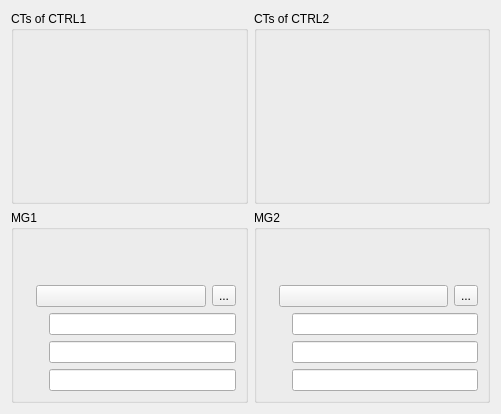
<?xml version="1.0" encoding="UTF-8"?>
<ui version="4.0">
 <class>Form</class>
 <widget class="QWidget" name="Form">
  <property name="geometry">
   <rect>
    <x>0</x>
    <y>0</y>
    <width>501</width>
    <height>414</height>
   </rect>
  </property>
  <property name="windowTitle">
   <string>Form</string>
  </property>
  <layout class="QGridLayout" name="gridLayout_2">
   <item row="0" column="2">
    <widget class="QGroupBox" name="groupBox">
     <property name="title">
      <string>CTs of CTRL1</string>
     </property>
     <layout class="QGridLayout" name="gridLayout">
      <item row="0" column="0">
       <widget class="TaurusLabel" name="taurusLabel">
        <property name="model">
         <string>expchan/dummyctctrl1/1/value?configuration=dev_alias</string>
        </property>
        <property name="bgRole">
         <string>none</string>
        </property>
       </widget>
      </item>
      <item row="0" column="2">
       <widget class="TaurusLabel" name="taurusLabel_2">
        <property name="model">
         <string>expchan/dummyctctrl1/1/value</string>
        </property>
       </widget>
      </item>
      <item row="0" column="3">
       <widget class="TaurusLed" name="taurusLed_2">
        <property name="model">
         <string>expchan/dummyctctrl1/1/state</string>
        </property>
       </widget>
      </item>
      <item row="1" column="0">
       <widget class="TaurusLabel" name="taurusLabel_3">
        <property name="model">
         <string>expchan/dummyctctrl1/2/value?configuration=dev_alias</string>
        </property>
        <property name="bgRole">
         <string>none</string>
        </property>
       </widget>
      </item>
      <item row="1" column="2">
       <widget class="TaurusLabel" name="taurusLabel_4">
        <property name="model">
         <string>expchan/dummyctctrl1/2/value</string>
        </property>
       </widget>
      </item>
      <item row="1" column="3">
       <widget class="TaurusLed" name="taurusLed_3">
        <property name="model">
         <string>expchan/dummyctctrl1/2/state</string>
        </property>
       </widget>
      </item>
      <item row="2" column="0">
       <widget class="TaurusLabel" name="taurusLabel_5">
        <property name="model">
         <string>expchan/dummyctctrl1/3/value?configuration=dev_alias</string>
        </property>
        <property name="bgRole">
         <string>none</string>
        </property>
       </widget>
      </item>
      <item row="2" column="2">
       <widget class="TaurusLabel" name="taurusLabel_6">
        <property name="model">
         <string>expchan/dummyctctrl1/3/value</string>
        </property>
       </widget>
      </item>
      <item row="2" column="3">
       <widget class="TaurusLed" name="taurusLed_4">
        <property name="model">
         <string>expchan/dummyctctrl1/3/state</string>
        </property>
       </widget>
      </item>
      <item row="3" column="0">
       <widget class="TaurusLabel" name="taurusLabel_7">
        <property name="model">
         <string>expchan/dummyctctrl1/4/value?configuration=dev_alias</string>
        </property>
        <property name="bgRole">
         <string>none</string>
        </property>
       </widget>
      </item>
      <item row="3" column="2">
       <widget class="TaurusLabel" name="taurusLabel_8">
        <property name="model">
         <string>expchan/dummyctctrl1/4/value</string>
        </property>
       </widget>
      </item>
      <item row="3" column="3">
       <widget class="TaurusLed" name="taurusLed_5">
        <property name="model">
         <string>expchan/dummyctctrl1/4/state</string>
        </property>
       </widget>
      </item>
      <item row="4" column="0">
       <widget class="TaurusLabel" name="taurusLabel_9">
        <property name="model">
         <string>expchan/dummyctctrl1/5/value?configuration=dev_alias</string>
        </property>
        <property name="bgRole">
         <string>none</string>
        </property>
       </widget>
      </item>
      <item row="4" column="2">
       <widget class="TaurusLabel" name="taurusLabel_10">
        <property name="model">
         <string>expchan/dummyctctrl1/5/value</string>
        </property>
       </widget>
      </item>
      <item row="4" column="3">
       <widget class="TaurusLed" name="taurusLed_6">
        <property name="model">
         <string>expchan/dummyctctrl1/5/state</string>
        </property>
       </widget>
      </item>
      <item row="5" column="0">
       <widget class="TaurusLabel" name="taurusLabel_11">
        <property name="model">
         <string>expchan/dummyctctrl1/6/value?configuration=dev_alias</string>
        </property>
        <property name="bgRole">
         <string>none</string>
        </property>
       </widget>
      </item>
      <item row="5" column="2">
       <widget class="TaurusLabel" name="taurusLabel_12">
        <property name="model">
         <string>expchan/dummyctctrl1/6/value</string>
        </property>
       </widget>
      </item>
      <item row="5" column="3">
       <widget class="TaurusLed" name="taurusLed_7">
        <property name="model">
         <string>expchan/dummyctctrl1/6/state</string>
        </property>
       </widget>
      </item>
     </layout>
    </widget>
   </item>
   <item row="0" column="3">
    <widget class="QGroupBox" name="groupBox_2">
     <property name="title">
      <string>CTs of CTRL2</string>
     </property>
     <layout class="QGridLayout" name="gridLayout_3" columnstretch="0,0,0,0">
      <item row="0" column="0">
       <widget class="TaurusLabel" name="taurusLabel_13">
        <property name="model">
         <string>expchan/dummyctctrl2/1/value?configuration=dev_alias</string>
        </property>
        <property name="bgRole">
         <string>none</string>
        </property>
       </widget>
      </item>
      <item row="0" column="2">
       <widget class="TaurusLabel" name="taurusLabel_14">
        <property name="model">
         <string>expchan/dummyctctrl2/1/value</string>
        </property>
       </widget>
      </item>
      <item row="0" column="3">
       <widget class="TaurusLed" name="taurusLed_8">
        <property name="model">
         <string>expchan/dummyctctrl2/1/state</string>
        </property>
       </widget>
      </item>
      <item row="1" column="0">
       <widget class="TaurusLabel" name="taurusLabel_15">
        <property name="model">
         <string>expchan/dummyctctrl2/2/value?configuration=dev_alias</string>
        </property>
        <property name="bgRole">
         <string>none</string>
        </property>
       </widget>
      </item>
      <item row="1" column="2">
       <widget class="TaurusLabel" name="taurusLabel_16">
        <property name="model">
         <string>expchan/dummyctctrl2/2/value</string>
        </property>
       </widget>
      </item>
      <item row="1" column="3">
       <widget class="TaurusLed" name="taurusLed_9">
        <property name="model">
         <string>expchan/dummyctctrl2/2/state</string>
        </property>
       </widget>
      </item>
      <item row="2" column="0">
       <widget class="TaurusLabel" name="taurusLabel_17">
        <property name="model">
         <string>expchan/dummyctctrl2/3/value?configuration=dev_alias</string>
        </property>
        <property name="bgRole">
         <string>none</string>
        </property>
       </widget>
      </item>
      <item row="2" column="2">
       <widget class="TaurusLabel" name="taurusLabel_18">
        <property name="model">
         <string>expchan/dummyctctrl2/3/value</string>
        </property>
       </widget>
      </item>
      <item row="2" column="3">
       <widget class="TaurusLed" name="taurusLed_10">
        <property name="model">
         <string>expchan/dummyctctrl2/3/state</string>
        </property>
       </widget>
      </item>
      <item row="3" column="0">
       <widget class="TaurusLabel" name="taurusLabel_19">
        <property name="model">
         <string>expchan/dummyctctrl2/4/value?configuration=dev_alias</string>
        </property>
        <property name="bgRole">
         <string>none</string>
        </property>
       </widget>
      </item>
      <item row="3" column="2">
       <widget class="TaurusLabel" name="taurusLabel_20">
        <property name="model">
         <string>expchan/dummyctctrl2/4/value</string>
        </property>
       </widget>
      </item>
      <item row="3" column="3">
       <widget class="TaurusLed" name="taurusLed_11">
        <property name="model">
         <string>expchan/dummyctctrl2/4/state</string>
        </property>
       </widget>
      </item>
      <item row="4" column="0">
       <widget class="TaurusLabel" name="taurusLabel_21">
        <property name="model">
         <string>expchan/dummyctctrl2/5/value?configuration=dev_alias</string>
        </property>
        <property name="bgRole">
         <string>none</string>
        </property>
       </widget>
      </item>
      <item row="4" column="2">
       <widget class="TaurusLabel" name="taurusLabel_22">
        <property name="model">
         <string>expchan/dummyctctrl2/5/value</string>
        </property>
       </widget>
      </item>
      <item row="4" column="3">
       <widget class="TaurusLed" name="taurusLed_12">
        <property name="model">
         <string>expchan/dummyctctrl2/5/state</string>
        </property>
       </widget>
      </item>
      <item row="5" column="0">
       <widget class="TaurusLabel" name="taurusLabel_23">
        <property name="model">
         <string>expchan/dummyctctrl2/6/value?configuration=dev_alias</string>
        </property>
        <property name="bgRole">
         <string>none</string>
        </property>
       </widget>
      </item>
      <item row="5" column="2">
       <widget class="TaurusLabel" name="taurusLabel_24">
        <property name="model">
         <string>expchan/dummyctctrl2/6/value</string>
        </property>
       </widget>
      </item>
      <item row="5" column="3">
       <widget class="TaurusLed" name="taurusLed_13">
        <property name="model">
         <string>expchan/dummyctctrl2/6/state</string>
        </property>
       </widget>
      </item>
     </layout>
    </widget>
   </item>
   <item row="1" column="3">
    <widget class="QGroupBox" name="groupBox_4">
     <property name="title">
      <string>MG2</string>
     </property>
     <layout class="QGridLayout" name="gridLayout_5">
      <item row="0" column="0" colspan="3">
       <widget class="TaurusLabel" name="taurusLabel_26">
        <property name="model">
         <string>mntgrp/v3/mg2/elementlist</string>
        </property>
        <property name="bgRole">
         <string>none</string>
        </property>
       </widget>
      </item>
      <item row="1" column="0">
       <widget class="TaurusLed" name="taurusLed_14">
        <property name="model">
         <string>mntgrp/v3/mg2/state</string>
        </property>
       </widget>
      </item>
      <item row="2" column="0">
       <widget class="TaurusLabel" name="taurusLabel_29">
        <property name="model">
         <string>mntgrp/v3/mg2/integrationtime?configuration=label</string>
        </property>
        <property name="bgRole">
         <string>none</string>
        </property>
       </widget>
      </item>
      <item row="2" column="1">
       <widget class="TaurusLabel" name="taurusLabel_30">
        <property name="model">
         <string>mntgrp/v3/mg2/integrationtime</string>
        </property>
       </widget>
      </item>
      <item row="2" column="2">
       <widget class="TaurusValueLineEdit" name="taurusValueLineEdit_2">
        <property name="model">
         <string>mntgrp/v3/mg2/integrationtime</string>
        </property>
       </widget>
      </item>
      <item row="3" column="0">
       <widget class="TaurusLabel" name="taurusLabel_33">
        <property name="model">
         <string>mntgrp/v3/mg2/monitorcount?configuration=label</string>
        </property>
        <property name="bgRole">
         <string>none</string>
        </property>
       </widget>
      </item>
      <item row="3" column="1">
       <widget class="TaurusLabel" name="taurusLabel_34">
        <property name="model">
         <string>mntgrp/v3/mg2/monitorcount</string>
        </property>
       </widget>
      </item>
      <item row="3" column="2">
       <widget class="TaurusValueLineEdit" name="taurusValueLineEdit_4">
        <property name="model">
         <string>mntgrp/v3/mg2/monitorcount</string>
        </property>
       </widget>
      </item>
      <item row="4" column="0">
       <widget class="TaurusLabel" name="taurusLabel_37">
        <property name="model">
         <string>mntgrp/v3/mg2/acquisitionmode?configuration=label</string>
        </property>
        <property name="bgRole">
         <string>none</string>
        </property>
       </widget>
      </item>
      <item row="4" column="1">
       <widget class="TaurusLabel" name="taurusLabel_38">
        <property name="model">
         <string>mntgrp/v3/mg2/acquisitionmode</string>
        </property>
       </widget>
      </item>
      <item row="4" column="2">
       <widget class="TaurusValueLineEdit" name="taurusValueLineEdit_6">
        <property name="model">
         <string>mntgrp/v3/mg2/acquisitionmode</string>
        </property>
       </widget>
      </item>
      <item row="1" column="1" colspan="2">
       <layout class="QHBoxLayout" name="horizontalLayout_2" stretch="1,0">
        <item>
         <widget class="TaurusCommandButton" name="taurusCommandButton_2">
          <property name="Model">
           <string>mntgrp/v3/mg2</string>
          </property>
          <property name="Command">
           <string>start</string>
          </property>
         </widget>
        </item>
        <item>
         <widget class="QToolButton" name="cfgMg2">
          <property name="text">
           <string>...</string>
          </property>
         </widget>
        </item>
       </layout>
      </item>
     </layout>
    </widget>
   </item>
   <item row="1" column="2">
    <widget class="QGroupBox" name="groupBox_3">
     <property name="title">
      <string>MG1</string>
     </property>
     <layout class="QGridLayout" name="gridLayout_4">
      <item row="0" column="0" colspan="3">
       <widget class="TaurusLabel" name="taurusLabel_25">
        <property name="model">
         <string>mntgrp/v3/mg1/elementlist</string>
        </property>
        <property name="bgRole">
         <string>none</string>
        </property>
       </widget>
      </item>
      <item row="2" column="1">
       <widget class="TaurusLabel" name="taurusLabel_27">
        <property name="model">
         <string>mntgrp/v3/mg1/integrationtime</string>
        </property>
       </widget>
      </item>
      <item row="2" column="0">
       <widget class="TaurusLabel" name="taurusLabel_28">
        <property name="model">
         <string>mntgrp/v3/mg1/integrationtime?configuration=label</string>
        </property>
        <property name="bgRole">
         <string>none</string>
        </property>
       </widget>
      </item>
      <item row="2" column="2">
       <widget class="TaurusValueLineEdit" name="taurusValueLineEdit">
        <property name="model">
         <string>mntgrp/v3/mg1/integrationtime</string>
        </property>
       </widget>
      </item>
      <item row="1" column="0">
       <widget class="TaurusLed" name="taurusLed">
        <property name="model">
         <string>mntgrp/v3/mg1/state</string>
        </property>
       </widget>
      </item>
      <item row="3" column="0">
       <widget class="TaurusLabel" name="taurusLabel_31">
        <property name="model">
         <string>mntgrp/v3/mg1/monitorcount?configuration=label</string>
        </property>
        <property name="bgRole">
         <string>none</string>
        </property>
       </widget>
      </item>
      <item row="3" column="1">
       <widget class="TaurusLabel" name="taurusLabel_32">
        <property name="model">
         <string>mntgrp/v3/mg1/monitorcount</string>
        </property>
       </widget>
      </item>
      <item row="3" column="2">
       <widget class="TaurusValueLineEdit" name="taurusValueLineEdit_3">
        <property name="model">
         <string>mntgrp/v3/mg1/monitorcount</string>
        </property>
       </widget>
      </item>
      <item row="4" column="0">
       <widget class="TaurusLabel" name="taurusLabel_35">
        <property name="model">
         <string>mntgrp/v3/mg1/acquisitionmode?configuration=label</string>
        </property>
        <property name="bgRole">
         <string>none</string>
        </property>
       </widget>
      </item>
      <item row="4" column="1">
       <widget class="TaurusLabel" name="taurusLabel_36">
        <property name="model">
         <string>mntgrp/v3/mg1/acquisitionmode</string>
        </property>
       </widget>
      </item>
      <item row="4" column="2">
       <widget class="TaurusValueLineEdit" name="taurusValueLineEdit_5">
        <property name="model">
         <string>mntgrp/v3/mg1/acquisitionmode</string>
        </property>
       </widget>
      </item>
      <item row="1" column="1" colspan="2">
       <layout class="QHBoxLayout" name="horizontalLayout_3">
        <item>
         <widget class="TaurusCommandButton" name="taurusCommandButton">
          <property name="Model">
           <string>mntgrp/v3/mg1</string>
          </property>
          <property name="Command">
           <string>start</string>
          </property>
         </widget>
        </item>
        <item>
         <widget class="QToolButton" name="cfgMg1">
          <property name="text">
           <string>...</string>
          </property>
         </widget>
        </item>
       </layout>
      </item>
     </layout>
    </widget>
   </item>
  </layout>
 </widget>
 <customwidgets>
  <customwidget>
   <class>TaurusLabel</class>
   <extends>QLabel</extends>
   <header>taurus.qt.qtgui.display</header>
  </customwidget>
  <customwidget>
   <class>TaurusValueLineEdit</class>
   <extends>QLineEdit</extends>
   <header>taurus.qt.qtgui.input</header>
  </customwidget>
  <customwidget>
   <class>TaurusCommandButton</class>
   <extends>QPushButton</extends>
   <header>taurus.qt.qtgui.button</header>
  </customwidget>
  <customwidget>
   <class>TaurusLed</class>
   <extends>QLed</extends>
   <header>taurus.qt.qtgui.display</header>
  </customwidget>
  <customwidget>
   <class>QLed</class>
   <extends>QPixmapWidget</extends>
   <header>taurus.qt.qtgui.display</header>
  </customwidget>
  <customwidget>
   <class>QPixmapWidget</class>
   <extends>QWidget</extends>
   <header>taurus.qt.qtgui.display</header>
  </customwidget>
 </customwidgets>
 <resources/>
 <connections/>
</ui>
